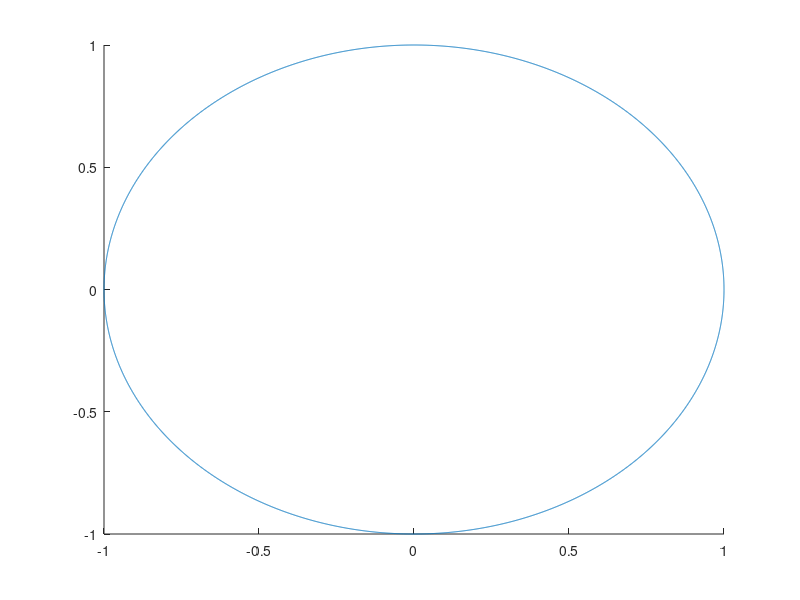

Reproduce this figure in MATLAB. (Note: this script raises an error after producing the figure.)
%%

theta = 35*pi/180;
vq = [cos(theta),sin(theta),0];
z = [0 0 1];

tau = pi/6+.2;
tauref = [cos(theta+tau),sin(theta+tau),0];

tangent = cross(z,vq);
vq_step = vq+tangent*tau;
vq_new = vq_step/sqrt(dot(vq_step,vq_step));

figure(1)
clf
hold on
t = -pi:.001:pi;
x = cos(t);
y = sin(t);
plot(x,y);
plot_2points([0,0],vq(1:2));
plot_2points(vq(1:2),vq_step(1:2));
plot_2points([0,0],vq_new(1:2));
plot_2points([0,0],tauref(1:2));
hold off
xlim([-1.5,1.5])
ylim([-1.5,1.5])

legend('','vq','vq step','vq_new','sums');
axis equal